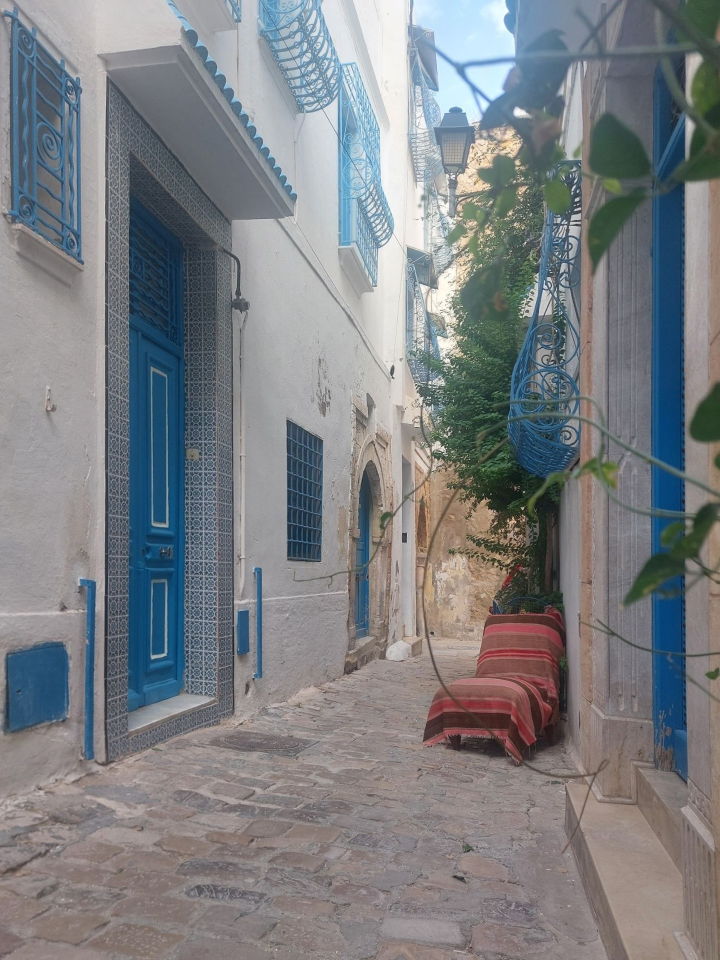
#> input picture croquis-perspective/seance-4/redresse2_rue.jpg, 1440 x 1920 px, given in place of 32.jpg, which was not available (shown at 1/2 size)
$ python redresse.py
#> lines starting #> are read from the running program, lines starting #| are printed output that depends on the picture; pictures that were not available may be replaced by others from this repository, and a replacement may not be noted
"""Redresse chaque photo : les verticales du bâti deviennent verticales (comme sur un croquis),
puis la vue est mise au format de la fenêtre de dessin (18 x 24 cm, 40 px = 1 cm)."""
import cv2, numpy as np, sys
src = "/tmp/claude-0/-home-user-Claude/0095011d-962b-595a-b8c6-2625d1aef2e9/images/"
S, W, H = 40, 720, 960
def vp_vertical(g):
    L = cv2.createLineSegmentDetector(cv2.LSD_REFINE_STD).detect(g)[0].reshape(-1, 4)
    d = L[:, 2:] - L[:, :2]; lg = np.hypot(*d.T); ang = np.degrees(np.arctan2(d[:, 1], d[:, 0])) % 180
    V = L[(abs(ang - 90) < 12) & (lg > 120)]
    A = np.array([np.cross([x1, y1, 1.], [x2, y2, 1.]) for x1, y1, x2, y2 in V])
    A = A / np.linalg.norm(A[:, :2], axis=1)[:, None] * np.hypot(V[:,2]-V[:,0], V[:,3]-V[:,1])[:, None]
    v = np.linalg.svd(A)[2][-1]; return v, len(V)
for n, nom in ((32, "voute"), (33, "rue")):
    im = cv2.imread(src + f"{n}.jpg"); h, w = im.shape[:2]
#> further down, im is the input picture: shape (1920, 1440, 3); mean B, G, R 131, 127.7, 125.1
#> after `h, w = im.shape[:2]`: h = 1920; w = 1440
    g = cv2.GaussianBlur(cv2.cvtColor(im, cv2.COLOR_BGR2GRAY), (3, 3), 0)
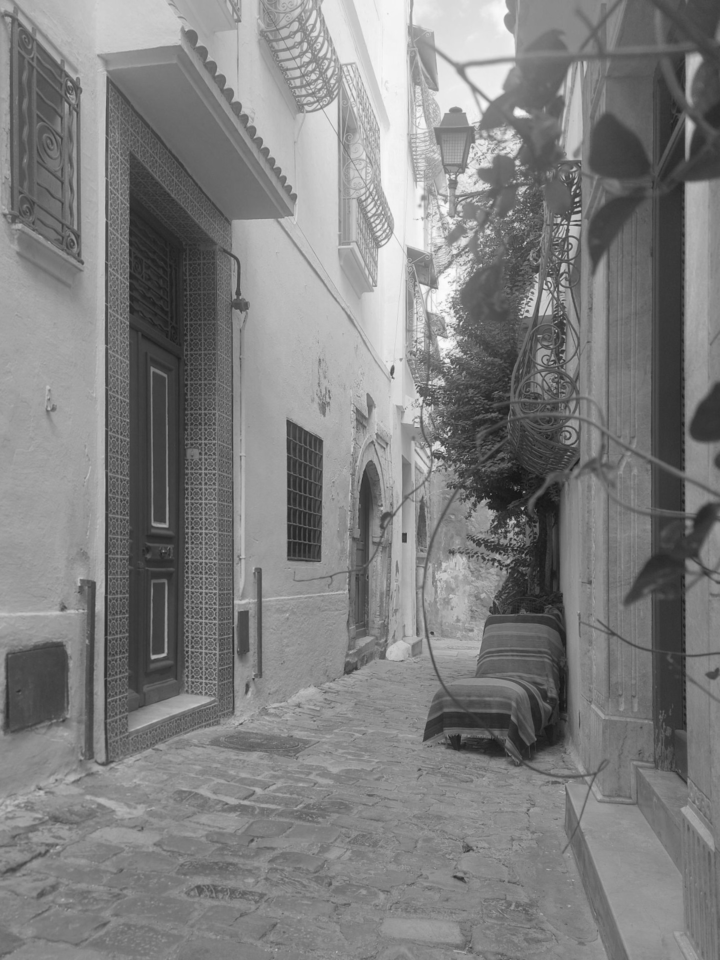
#> g: shape (1920, 1440) (shown at 1/2 size); min 20, max 253, mean 127.3
    v, nb = vp_vertical(g)
#> in vp_vertical, `d = L[:, 2:] - L[:, :2]`: d = 4687 pairs, first value -120.3 to 224.2, second value -448.7 to 635
#> in vp_vertical, `lg = np.hypot(*d.T)`: lg = 4687 values, max 635 at index 39, min 1.25 at index 1239, mean 22.14
#> in vp_vertical, `ang = np.degrees(np.arctan2(d[:, 1], d[:, 0])) % 180`: ang = 4687 values, max 180 at index 1016, min 0.0615 at index 3317, mean 87.2
#> in vp_vertical, `V = L[(abs(ang - 90) < 12) & (lg > 120)]`: V = 44 rows, first 6: [209.3, 688.1, 210.3, 355.6], [209.4, 353.1, 212.2, 145.6], [209.6, 1139.4, 209.9, 690.6], [464.9, 615.6, 467.8, 1250.6], [208.8, 1523.1, 208.1, 1188.1], [574, 1120.6, 573.1, 874.4]
#> in vp_vertical, `A = np.array([np.cross([x1, y1, 1.], [x2, y2, 1.]) for x1, y1, x2, y2 ..`: A = 44 rows, first 8: [332.5, 0.971, -70257.2], [207.5, 2.86, -44465.2], [448.7, 0.307, -94385.7], [-635, 2.9, 293405.6], [335, -0.711, -68858.3], [246.2, -0.978, -140258.6], [126.3, -1.86, -102687.6], [-211.3, -5.02, 46258.1]
#> in vp_vertical, `A = A / np.linalg.norm(A[:, :2], axis=1)[:, None] * np.hypot(V[:,2]-V[..`: A = 44 rows, first 8: [332.5, 0.971, -70257.1], [207.5, 2.86, -44465.2], [448.7, 0.307, -94385.7], [-635, 2.9, 293405.6], [335, -0.711, -68858.3], [246.2, -0.978, -140258.6], [126.3, -1.86, -102687.6], [-211.3, -5.02, 46258.1]
#> in vp_vertical, `v = np.linalg.svd(A)[2][-1]`: v = [-0.00102, -1, -2.12e-06]
#> v = [-0.00102, -1, -2.12e-06]; nb = 44
    vy = v[:2] / v[2] if abs(v[2]) > 1e-9 else None
#> vy = [482.1, 471222.9]
    print(nom, "verticales", nb, "point de fuite vertical", None if vy is None else vy.round(0))
#| voute verticales 44 point de fuite vertical [   482. 471223.]
    # homographie qui envoie le point de fuite vertical à l'infini (verticales parallèles), centre conservé
    cx, cy = w / 2, h / 2
#> cx = 720; cy = 960
    T = np.array([[1, 0, -cx], [0, 1, -cy], [0, 0, 1.]])
#> T = [[1, 0, -720], [0, 1, -960], [0, 0, 1]]
    p = T @ np.array([*vy, 1.]);
#> p = [-237.9, 470262.9, 1]
    Hm = np.array([[1, 0, 0], [0, 1, 0], [-p[0] / (p[0]**2 + p[1]**2) * 0, -1 / p[1], 1.]])   # recul de la verticale
#> Hm = [[1, 0, 0], [0, 1, 0], [0, -2.13e-06, 1]]
    M = np.linalg.inv(T) @ Hm @ T
#> M = [[1, -0.00153, 1.47], [0, 0.998, 1.96], [0, -2.13e-06, 1]]
    # cisaillement pour rendre l'axe vertical exactement vertical
    q = M @ np.array([*vy, 1.]); sh = q[0] / q[1] if abs(q[2]) < 1e-9 or True else 0
#> after `q = M @ np.array([*vy, 1.0])`: q = [-237.9, 470262.9, 0]
#> after `sh = q[0] / q[1] if abs(q[2]) < 1e-09 or True else 0`: sh = -0.000506
    Sh = np.array([[1, -sh, 0], [0, 1, 0], [0, 0, 1.]]) if abs(q[2]) < 1e-6 else np.eye(3)
#> Sh = [[1, 0.000506, 0], [0, 1, 0], [0, 0, 1]]
    M = Sh @ M
#> M = [[1, -0.00103, 1.47], [0, 0.998, 1.96], [0, -2.13e-06, 1]]
    c = cv2.perspectiveTransform(np.float32([[[0, 0], [w, 0], [w, h], [0, h]]]), M)[0]
#> c = [[1.47, 1.96], [1438.5, 1.96], [1442.4, 1922], [-0.5, 1922]]
    # cadre : la plus grande zone utile, au format 3:4, dans l'image redressée
    x0, x1 = max(c[0, 0], c[3, 0]), min(c[1, 0], c[2, 0]); y0, y1 = max(c[0, 1], c[1, 1]), min(c[2, 1], c[3, 1])
#> after `x0, x1 = (max(c[0, 0], c[3, 0]), min(c[1, 0], c[2, 0]))`: x0 = 1.47; x1 = 1438.5
#> after `y0, y1 = (max(c[0, 1], c[1, 1]), min(c[2, 1], c[3, 1]))`: y0 = 1.96; y1 = 1922
    bw, bh = x1 - x0, y1 - y0
#> bw = 1437.1; bh = 1920
    if bw / bh > 0.75: x0 += (bw - 0.75 * bh) / 2; bw = 0.75 * bh
    else: bh = bw / 0.75
#> bh = 1916.1
    D = np.array([[W / bw, 0, -x0 * W / bw], [0, H / bh, -y0 * H / bh], [0, 0, 1]]) @ M
#> D = [[0.501, -0.000513, 2.92e-08], [0, 0.5, -2.88e-09], [0, -2.13e-06, 1]]
    out = cv2.warpPerspective(im, D, (W, H), flags=cv2.INTER_CUBIC, borderMode=cv2.BORDER_REPLICATE)
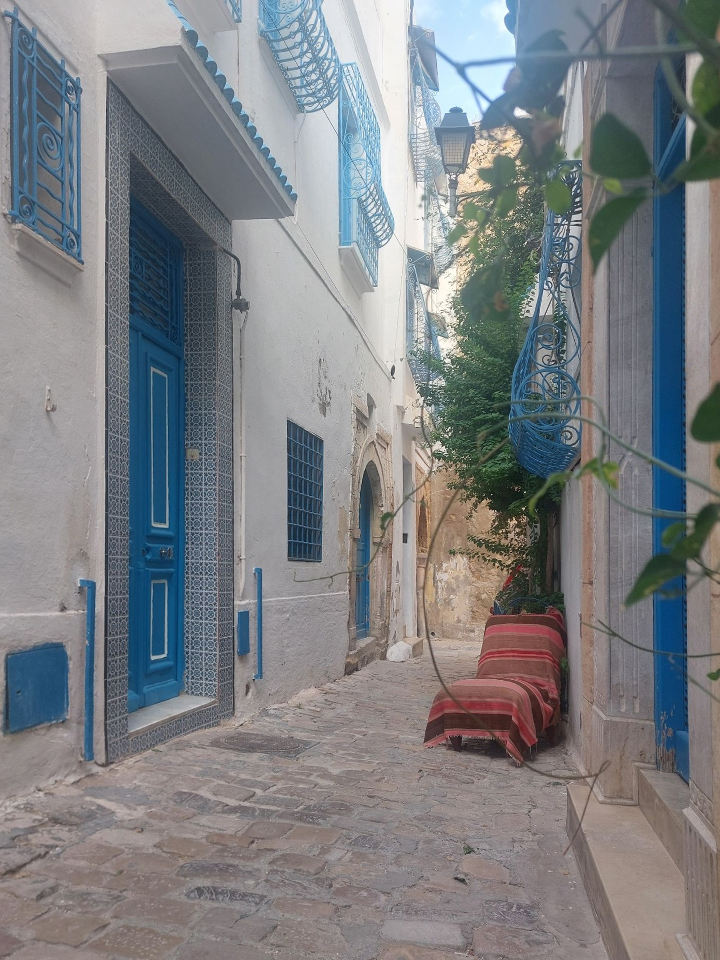
#> out: shape (960, 720, 3); mean B, G, R 131.1, 127.7, 125.1
    cv2.imwrite(f"redresse_{nom}.png", out); np.save(f"D_{nom}.npy", D)
    # la même vue en 2x, pour relever les détails (releve.py)
    cv2.imwrite(f"redresse2_{nom}.jpg", cv2.warpPerspective(im, np.diag([2, 2, 1.]) @ D, (2 * W, 2 * H), flags=cv2.INTER_CUBIC,
                borderMode=cv2.BORDER_REPLICATE), [cv2.IMWRITE_JPEG_QUALITY, 92])
    g2 = cv2.GaussianBlur(cv2.cvtColor(out, cv2.COLOR_BGR2GRAY), (3, 3), 0)
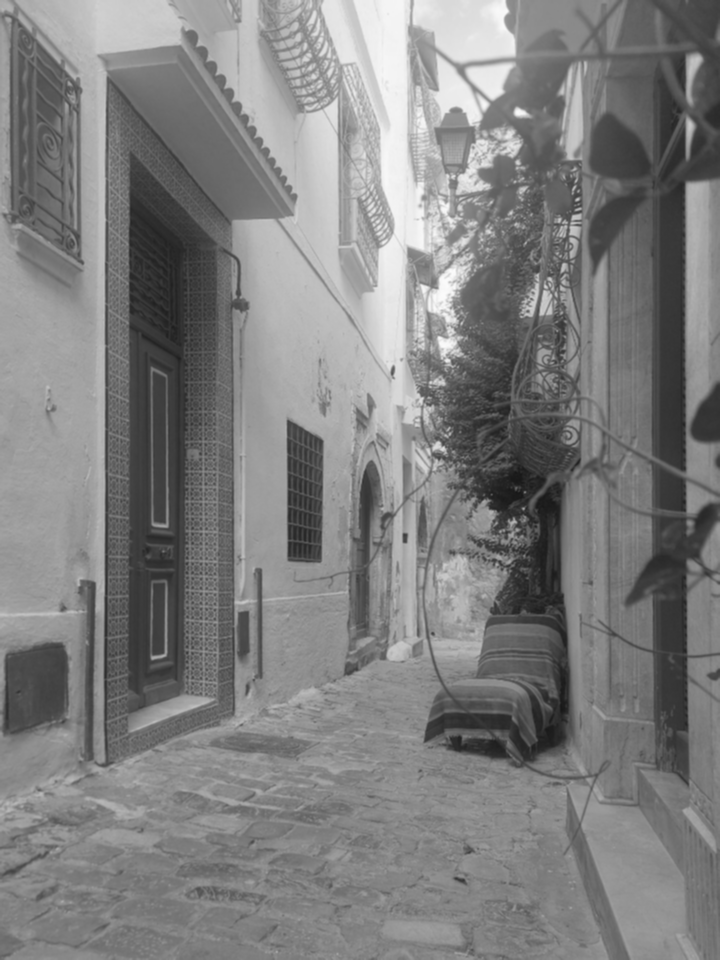
#> g2: shape (960, 720); min 23, max 251, mean 127.3
    v2, _ = vp_vertical(g2); print("   après :", (v2[:2] / v2[2]).round(0) if abs(v2[2]) > 1e-9 else "à l'infini")
#> in vp_vertical (call 2), `L = cv2.createLineSegmentDetector(cv2.LSD_REFINE_STD).detect(g)[0].res..`: L = 1610 rows, first 6: [104.1, 594.4, 104.5, 470.6], [542.6, 290.8, 538.4, 314.4], [394.8, 365.5, 393.4, 378], [104.2, 343.1, 104.6, 221.9], [495.6, 509.7, 484.2, 508.4], [389.5, 373.4, 391.7, 363.1]
#> in vp_vertical (call 2), `V = L[(abs(ang - 90) < 12) & (lg > 120)]`: V = 22 rows, first 6: [104.1, 594.4, 104.5, 470.6], [104.2, 343.1, 104.6, 221.9], [104.3, 470.6, 104.5, 343.1], [103.6, 760.6, 103.4, 595.6], [287.1, 559.4, 286.4, 416.9], [685, 180.6, 685.2, 474.4]
#> in vp_vertical (call 2), `A = np.array([np.cross([x1, y1, 1.], [x2, y2, 1.]) for x1, y1, x2, y2 ..`: A = 22 rows, first 8: [123.8, 0.474, -13161.6], [121.3, 0.341, -12756.1], [127.5, 0.166, -13376.3], [165, -0.268, -16898.3], [142.5, -0.732, -40503.2], [-293.8, 0.215, 201176.3], [-120, -1.71, 39498.2], [150, -1.24, -24623.6]
#> after `v2, _ = vp_vertical(g2)`: v2 = [-0.000772, 1, -2.22e-06]
#|    après : [ 3.48000e+02 -4.50458e+05]
#> pass 2 of the loop `for n, nom in ((32, "voute"), (33, "rue")):`:
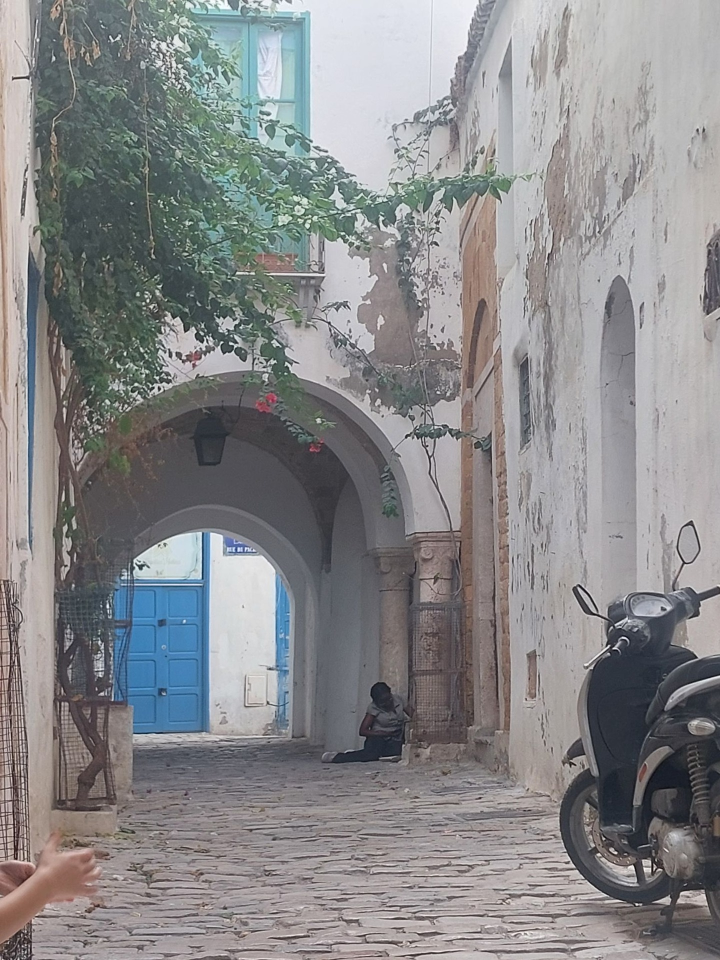
#> input picture croquis-perspective/seance-4/redresse2_voute.jpg, 1440 x 1920 px, given in place of 33.jpg, which was not available (shown at 1/2 size)
#> im is the input picture: shape (1920, 1440, 3); mean B, G, R 138.5, 137, 136.8
#> `g = cv2.GaussianBlur(cv2.cvtColor(im, cv2.COLOR_BGR2GRAY), (3, 3), 0)`:
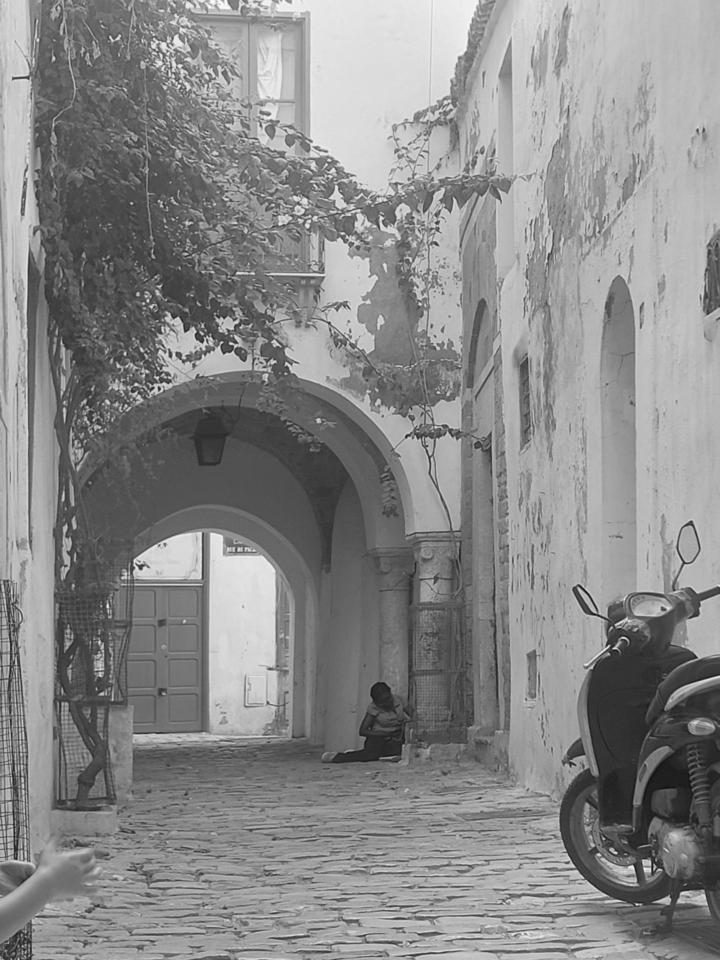
#> g: shape (1920, 1440) (shown at 1/2 size); min 14, max 252, mean 137.1
#> V = 29 rows, first 6: [52.99, 628.2, 56.37, 490.6], [55.71, 869.4, 54.1, 724.4], [56.02, 1018.1, 55.49, 884.4], [55.59, 1546.8, 60.56, 1721.9], [550.6, 1334.4, 550.5, 1140.6], [991.5, 1245.5, 997.7, 1416.9]
#> in vp_vertical (call 3), `A = np.array([np.cross([x1, y1, 1.], [x2, y2, 1.]) for x1, y1, x2, y2 ..`: A = 29 rows, first 8: [137.6, 3.37, -9411.9], [145, -1.61, -6679.1], [133.8, -0.53, -6953.8], [-175.1, 4.97, 2049.9], [193.8, -0.146, -106494.5], [-171.4, 6.17, 162243.7], [-130, 3.48, 124649.8], [-285, 2.15, 360435.3]
#> `v, nb = vp_vertical(g)`: v = [-0.000537, -1, -3.09e-07]; nb = 29
#> vy = [1737.8, 3234712.5]
#| rue verticales 29 point de fuite vertical [1.738000e+03 3.234713e+06]
#> p = [1017.8, 3233752.5, 1]
#> Hm = [[1, 0, 0], [0, 1, 0], [0, -3.09e-07, 1]]
#> `M = np.linalg.inv(T) @ Hm @ T`: M = [[1, -0.000223, 0.214], [0, 1, 0.285], [0, -3.09e-07, 1]]
#> q = [1017.8, 3233752.5, 0]
#> sh = 0.000315
#> Sh = [[1, -0.000315, 0], [0, 1, 0], [0, 0, 1]]
#> `M = Sh @ M`: M = [[1, -0.000537, 0.214], [0, 1, 0.285], [0, -3.09e-07, 1]]
#> c = [[0.214, 0.285], [1439.8, 0.285], [1439.6, 1920.3], [-0.818, 1920.3]]
#> x0 = 0.214; x1 = 1439.6
#> y0 = 0.285; y1 = 1920.3
#> `bw, bh = x1 - x0, y1 - y0`: bw = 1439.4; bh = 1920
#> `else: bh = bw / 0.75`: bh = 1919.2
#> D = [[0.5, -0.000269, -1.87e-09], [0, 0.5, -2.6e-10], [0, -3.09e-07, 1]]
#> `g2 = cv2.GaussianBlur(cv2.cvtColor(out, cv2.COLOR_BGR2GRAY), (3, 3), 0)`:
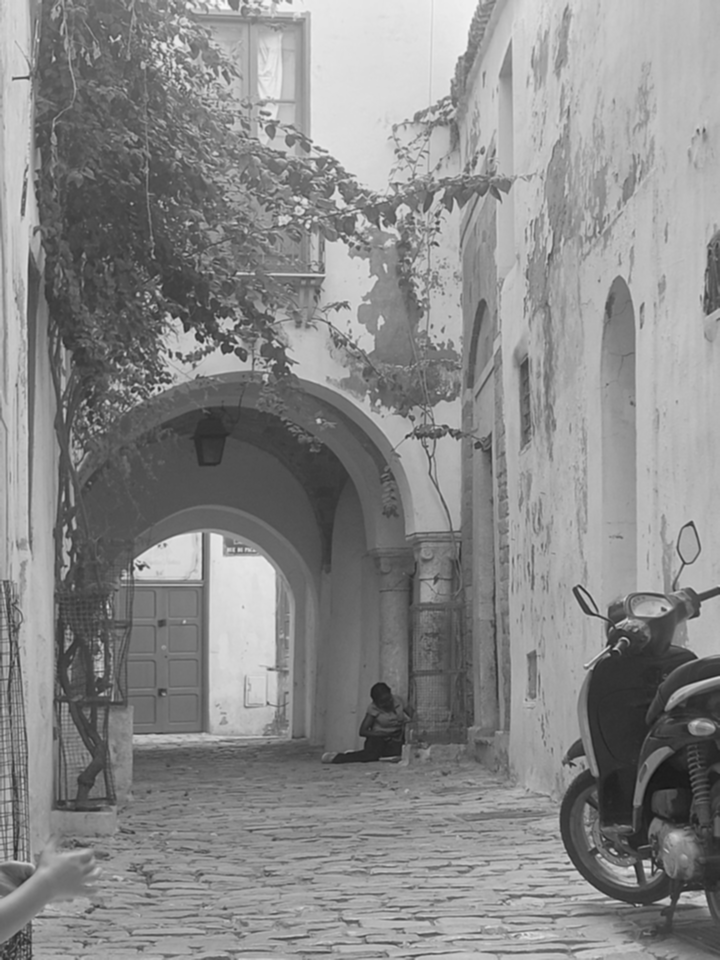
#> g2: shape (960, 720); min 21, max 249, mean 137.1
#> L = 2252 rows, first 6: [637.7, 884.7, 633.3, 864.3], [717.2, 675.5, 685.4, 684.8], [711.7, 918.5, 703.4, 888.7], [620.7, 900, 613, 898.9], [690.6, 890.6, 679.5, 891.8], [575.8, 868.7, 563.8, 846.6]
#> V = 13 rows, first 6: [27.86, 548.1, 26.82, 321.9], [490.8, 431.9, 499.1, 728.1], [208.2, 533.1, 207.5, 728.1], [34.24, 385.6, 30.29, 524.4], [511.4, 38.13, 513, 173.1], [635.2, 380.6, 636.5, 589.4]
#> in vp_vertical (call 4), `A = np.array([np.cross([x1, y1, 1.], [x2, y2, 1.]) for x1, y1, x2, y2 ..`: A = 13 rows, first 8: [226.3, -1.04, -5734], [-296.2, 8.3, 141817.4], [-195, -0.681, 40957.6], [-138.8, -3.94, 6271.3], [-135, 1.58, 68976.2], [-208.8, 1.34, 132102.2], [138.8, 3.07, -42668.3], [-150.1, 2.05, 269.5]
#> v2 = [-0.0024, 1, -2.93e-05]
#|    après : [    82. -34073.]
